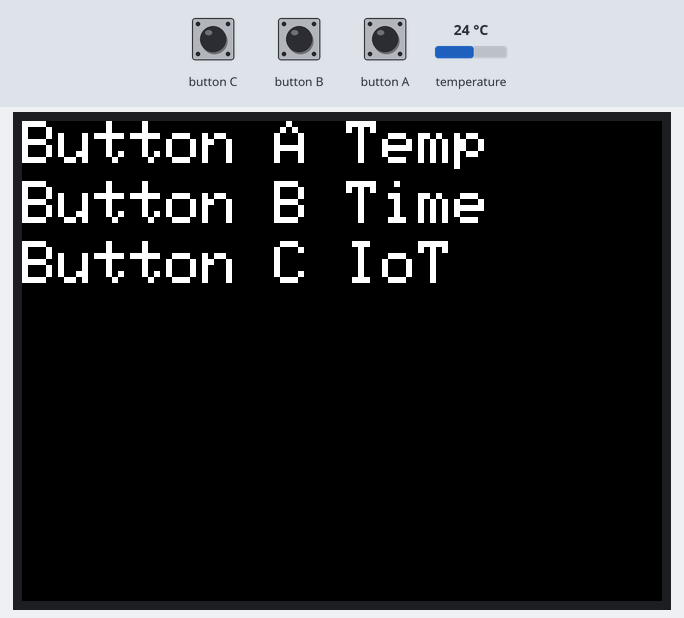
Recording of a sketch running on a simulated ESP32. Shown: 320×240 colour display. The inputs (shaded band) are chosen by the test bench; at power-on: temperature 24 °C. WiFi joins after 1.5 s; servers stay silent unless stated; the local clock reads 2024-03-15 10:24:30 at power-on unless the sketch sets it; web services answer with replies made up by the test bench; what the sketch prints to the serial monitor is not drawn.

Above: at 3.4 s.
3.5 s: button B pressed for 0.15 s
At 5.4 s:
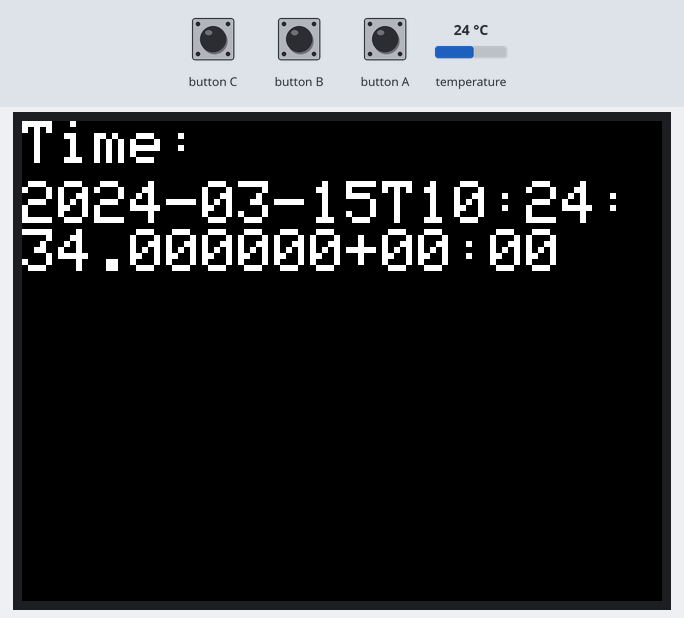
6.6 s: button A pressed for 3.2 s
At 10.5 s:
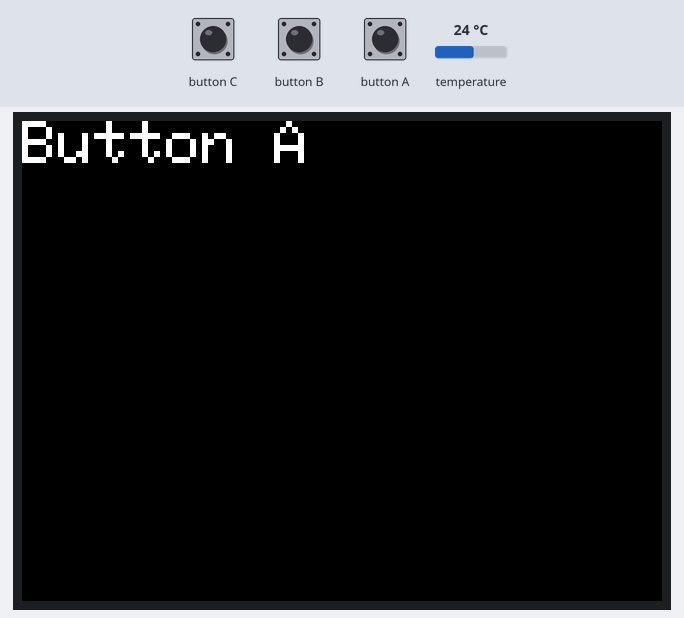
12.5 s: button B pressed for 3.2 s
At 16.0 s:
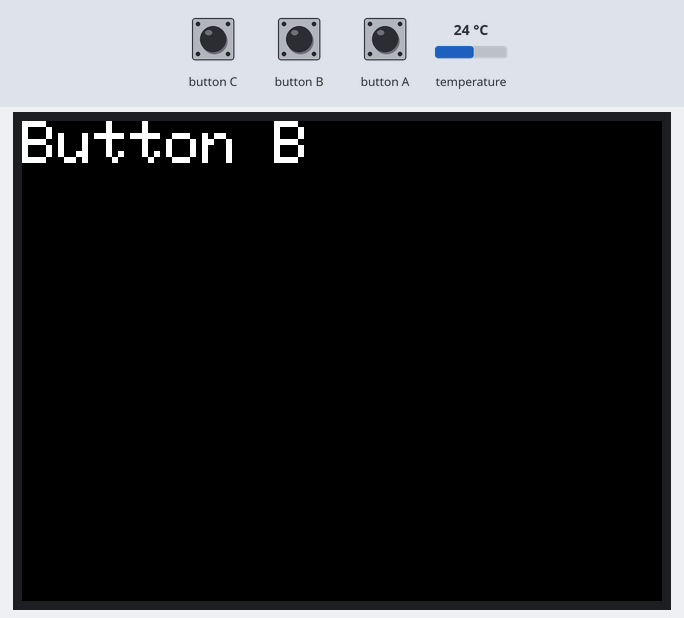
Timing chart, 0 to 17.5 s (numbered marks = the images above; inputs shaded):
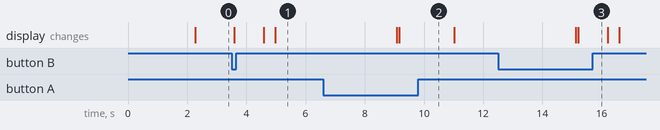

The sketch:

ky-001.ino
```cpp
// Required libraries will be imported
#include <OneWire.h>
#include <DallasTemperature.h>
#include <M5Stack.h>
#include <WiFi.h>
#include <HTTPClient.h>
#include <stdio.h>
#include <stdlib.h>

// Here the input pin is declared to which the sensor module is connected
#define KY001_Signal_PIN 19 // GPIO2 IO6

// read .env file

// WiFi credentials
const char *ssid = "SCHOFSEGGEL";
const char *password = "xy";

// Libraries are configured
OneWire oneWire(KY001_Signal_PIN);
DallasTemperature sensors(&oneWire);

void setup()
{
  M5.begin(); // Init M5Core.
  WiFi.begin(ssid, password);
  while (WiFi.status() != WL_CONNECTED)
  {
    delay(1000);
    Serial.println("Connecting to WiFi...");
  }
  Serial.println("Connected to WiFi");

  M5.Power.begin(); // Init Power module.
  // print text on lcd with big letters
  M5.Lcd.setTextSize(3); // Set the text size to 3 times the default size
  showMenu();
  // Sensor is initialized
  sensors.begin();
}

// main program loop
void loop()
{
  // check if the button is pressed
  M5.update(); // Update button status
  // capture button A pressed
  if (M5.BtnA.wasPressed())
  {
    M5.Lcd.clear();           // Clear the screen
    M5.Lcd.setCursor(0, 0);   // Set the cursor to the top left corner of the screen
    M5.Lcd.print("Button A"); // Print text on the screen (string)
    // wait 1 second
    delay(1000);
    // call function get temperature
    getTemperature();
    showMenu();
  }
  if (M5.BtnB.wasPressed())
  {
    M5.Lcd.clear();           // Clear the screen
    M5.Lcd.setCursor(0, 0);   // Set the cursor to the top left corner of the screen
    M5.Lcd.print("Button B"); // Print text on the screen (string)
    // wait 1 second
    delay(1000);
    // call function get temperature
    getTime();
    showMenu();
  }
}

// Function to get the temperature
void getTemperature()
{
  // Temperature measurement is started...
  sensors.requestTemperatures();
  // M5 get pin RXD1 and output measured Data
  M5.Lcd.clear();             // Clear the screen
  M5.Lcd.setCursor(0, 0);     // Set the cursor to the top left corner of the screen
  M5.Lcd.print("Temperatur"); // Print text on the screen (string)
  M5.Lcd.setCursor(0, 30);    // Set the cursor to the top left corner of the screen

  // ... and output measured temperature
  M5.Lcd.print("T: "); // Print text on the screen (string)
  M5.Lcd.print(sensors.getTempCByIndex(0));
  delay(4000); // 1s pause until next measurement
}

// function to show time from internet source
void getTime()
{
  M5.Lcd.clear();         // Clear the screen
  M5.Lcd.setCursor(0, 0); // Set the cursor to the top left corner of the screen
  if (WiFi.status() == WL_CONNECTED)
  {
    HTTPClient http;
    Serial.println("Do http get request");
    http.begin("http://worldtimeapi.org/api/timezone/Europe/Zurich");
    int httpCode = http.GET();

    if (httpCode > 0)
    {
      String payload = http.getString();
      Serial.println(payload);

      // Parse the JSON response to extract the time
      int timeIndex = payload.indexOf("datetime\":\"") + 11;
      String timeString = payload.substring(timeIndex, payload.indexOf("\"", timeIndex));

      M5.Lcd.clear();
      M5.Lcd.setCursor(0, 0);
      M5.Lcd.print("Time:");
      M5.Lcd.setCursor(0, 30);
      M5.Lcd.print(timeString);
      delay(4000); // 1s pause until next measurement
    }
    else
    {
      Serial.println("Error on HTTP request");
    }
    http.end();
  }
  else
  {
    Serial.println("WiFi not connected");
  }
}

void showMenu()
{
  M5.Lcd.clear();                // Clear the screen
  M5.Lcd.setCursor(0, 0);        // Set the cursor to the top left corner of the screen
  M5.Lcd.print("Button A Temp"); // Print text on the screen (string)
  M5.Lcd.setCursor(0, 30);       // Set the cursor to the top left corner of the screen
  M5.Lcd.print("Button B Time"); // Print text on the screen (string)
  M5.Lcd.setCursor(0, 60);       // Set the cursor to the top left corner of the screen
  M5.Lcd.print("Button C IoT");  // Print text on the screen (string)
}
```

Measured:
- after the input at 3.5 s, the display: first changes after 0.08 s (image 1 shows a later state)
- after the input at 6.6 s, the display: first differs from a run without the input after 2.6 s (image 2)
- after the input at 12.5 s, the display: first differs from a run without the input after 2.7 s (image 3)
